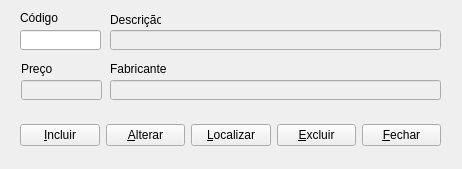
<?xml version="1.0" encoding="UTF-8"?>
<ui version="4.0">
 <class>cadpro</class>
 <widget class="QWidget" name="cadpro">
  <property name="geometry">
   <rect>
    <x>0</x>
    <y>0</y>
    <width>462</width>
    <height>169</height>
   </rect>
  </property>
  <property name="sizePolicy">
   <sizepolicy hsizetype="Preferred" vsizetype="Preferred">
    <horstretch>0</horstretch>
    <verstretch>0</verstretch>
   </sizepolicy>
  </property>
  <property name="minimumSize">
   <size>
    <width>462</width>
    <height>169</height>
   </size>
  </property>
  <property name="windowTitle">
   <string>Cadastro de Produtos</string>
  </property>
  <widget class="QLabel" name="labPreco">
   <property name="geometry">
    <rect>
     <x>21</x>
     <y>61</y>
     <width>41</width>
     <height>16</height>
    </rect>
   </property>
   <property name="text">
    <string>Preço</string>
   </property>
   <property name="margin">
    <number>0</number>
   </property>
  </widget>
  <widget class="QLabel" name="labFabricante">
   <property name="geometry">
    <rect>
     <x>110</x>
     <y>61</y>
     <width>61</width>
     <height>16</height>
    </rect>
   </property>
   <property name="text">
    <string>Fabricante</string>
   </property>
  </widget>
  <widget class="QLineEdit" name="edtPreco">
   <property name="enabled">
    <bool>false</bool>
   </property>
   <property name="geometry">
    <rect>
     <x>21</x>
     <y>80</y>
     <width>81</width>
     <height>20</height>
    </rect>
   </property>
  </widget>
  <widget class="QLineEdit" name="edtFabricante">
   <property name="enabled">
    <bool>false</bool>
   </property>
   <property name="geometry">
    <rect>
     <x>110</x>
     <y>80</y>
     <width>331</width>
     <height>20</height>
    </rect>
   </property>
  </widget>
  <widget class="QLineEdit" name="edtCodigo">
   <property name="geometry">
    <rect>
     <x>20</x>
     <y>30</y>
     <width>81</width>
     <height>20</height>
    </rect>
   </property>
  </widget>
  <widget class="QLineEdit" name="edtDescricao">
   <property name="enabled">
    <bool>false</bool>
   </property>
   <property name="geometry">
    <rect>
     <x>110</x>
     <y>30</y>
     <width>331</width>
     <height>20</height>
    </rect>
   </property>
  </widget>
  <widget class="QLabel" name="labDescricao">
   <property name="geometry">
    <rect>
     <x>110</x>
     <y>10</y>
     <width>51</width>
     <height>20</height>
    </rect>
   </property>
   <property name="text">
    <string>Descrição</string>
   </property>
  </widget>
  <widget class="QLabel" name="labCodigo">
   <property name="geometry">
    <rect>
     <x>20</x>
     <y>10</y>
     <width>41</width>
     <height>16</height>
    </rect>
   </property>
   <property name="text">
    <string>Código</string>
   </property>
   <property name="margin">
    <number>0</number>
   </property>
  </widget>
  <widget class="QWidget" name="horizontalLayoutWidget">
   <property name="geometry">
    <rect>
     <x>20</x>
     <y>120</y>
     <width>421</width>
     <height>31</height>
    </rect>
   </property>
   <layout class="QHBoxLayout" name="horizontalLayout">
    <item>
     <widget class="QPushButton" name="btnIncluir">
      <property name="text">
       <string>&amp;Incluir</string>
      </property>
     </widget>
    </item>
    <item>
     <widget class="QPushButton" name="btnAlterar">
      <property name="text">
       <string>&amp;Alterar</string>
      </property>
     </widget>
    </item>
    <item>
     <widget class="QPushButton" name="btnLocalizar">
      <property name="text">
       <string>&amp;Localizar</string>
      </property>
     </widget>
    </item>
    <item>
     <widget class="QPushButton" name="btnExcluir">
      <property name="text">
       <string>&amp;Excluir</string>
      </property>
     </widget>
    </item>
    <item>
     <widget class="QPushButton" name="btnFechar">
      <property name="text">
       <string>&amp;Fechar</string>
      </property>
     </widget>
    </item>
   </layout>
  </widget>
 </widget>
 <resources/>
 <connections/>
</ui>
